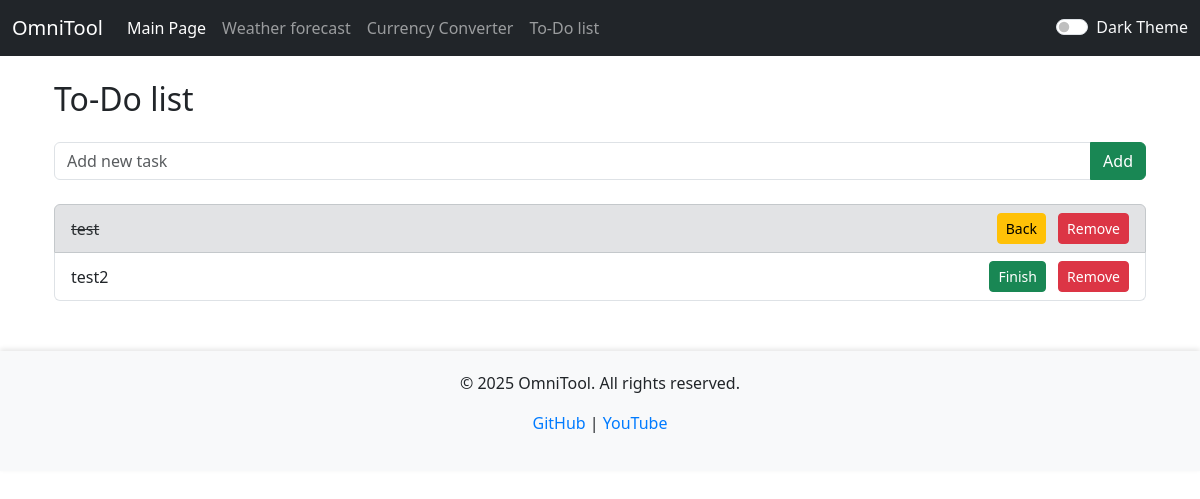
Before: /todo with the older database file.
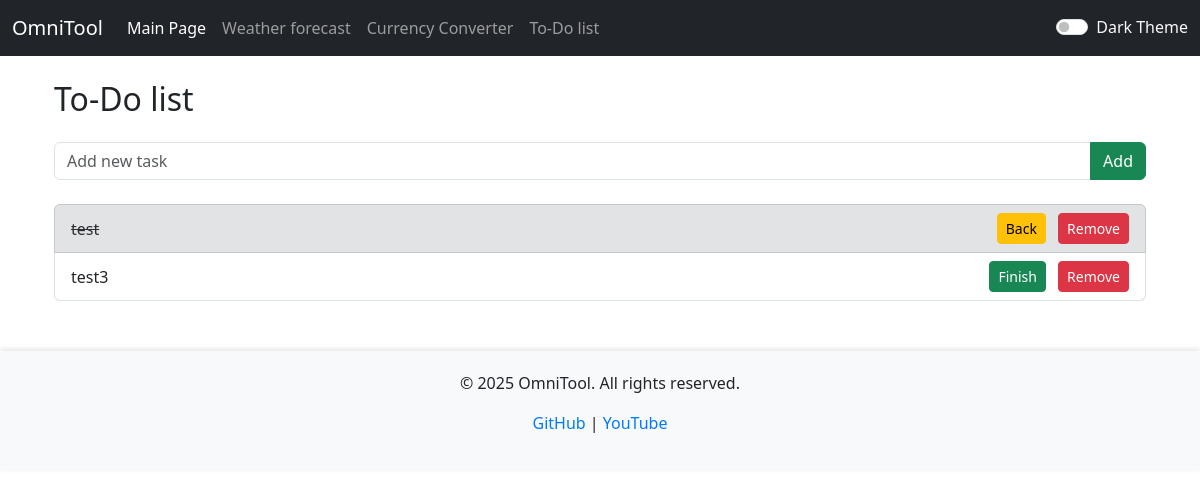
After: the same page with the newer database file.
### models.py (models this page shows, shortened)
class Todo(db.Model):
    id = db.Column(db.Integer, primary_key=True)
    description = db.Column(db.String(200), nullable=False)
    completed = db.Column(db.Boolean, default=False, nullable=False)

### modules/todo.py (the view, shortened to what this page needs)
@todo_bp.route('/todo', methods=['GET', 'POST'])
def todo_list():
    todos = Todo.query.all()
    return render_template('todo.html', todos=todos)

### templates/todo.html (shortened to what this page needs)
{% extends "base.html" %}
{% block content %}
<div class="container mt-4">
    <h2 class="mb-4">To-Do list</h2>
    <form method="POST" action="/todo" class="mb-4">
        <div class="input-group">
            <input type="text" class="form-control" placeholder="Add new task" name="task" required>
            <button class="btn btn-success" type="submit">Add</button>
        </div>
    </form>
    {% if todos %}
    <ul class="list-group">
        {% for task in todos %}
        <li class="list-group-item d-flex justify-content-between align-items-center
                   {% if task.completed %}list-group-item-secondary{% endif %}">
            <span class="{% if task.completed %}text-decoration-line-through{% endif %}">
                {{ task.description }}
            </span>
            <div>
                <a href="/todo/complete/{{ task.id }}" class="btn btn-sm {% if task.completed %}btn-warning{% else %}btn-success{% endif %} me-2">
                    {% if task.completed %}Back{% else %}Finish{% endif %}
                </a>
                <a href="/todo/delete/{{ task.id }}" class="btn btn-sm btn-danger" onclick="return confirm('Are you sure deleting this task?');">
                    Remove
                </a>
            </div>
        </li>
        {% endfor %}
    </ul>
    {% else %}
    <p>No tasks on the list. Add some new!</p>
    {% endif %}
</div>
{% endblock %}

### templates/base.html (shortened to what this page needs)
<!DOCTYPE html>
<html lang="en">
<head>
    <link id="theme-link" href="https://cdn.jsdelivr.net/npm/bootstrap@5.3.7/dist/css/bootstrap.min.css" rel="stylesheet">
    <link rel="stylesheet" href="{{ url_for('static', filename='css/style.css') }}">
    </head>
</head>
<body class="light-mode">
    <nav class="navbar navbar-expand-lg navbar-dark bg-dark">
        <div class="container-fluid">
            <a class="navbar-brand" href="/">OmniTool</a>
            <div class="collapse navbar-collapse" id="navbarNav">
                <ul class="navbar-nav me-auto mb-2 mb-lg-0">
                    <li class="nav-item">
                        <a class="nav-link active" aria-current="page" href="{{ url_for('index') }}">Main Page</a>
                    </li>
                    <li class="nav-item">
                        <a class="nav-link" href="{{ url_for('weather.weather') }}">Weather forecast</a>
                    </li>
                    <li class="nav-item">
                        <a class="nav-link" href="{{ url_for('currency.currency_converter') }}">Currency Converter</a>
                    </li>
                    <li class="nav-item">
                        <a class="nav-link" href="{{ url_for('todo.todo_list') }}">To-Do list</a>
                    </li>
                </ul>
                <div class="form-check form-switch text-light">
                    <input class="form-check-input" type="checkbox" id="theme-switch">
                    <label class="form-check-label" for="theme-switch">Dark Theme</label>
                </div>
            </div>
        </div>
    </nav>
    <div class="container mt-4">
        {% block content %}{% endblock %}
    </div>
    <footer class="footer text-center">
        <div class="container">
            <p>&copy; 2025 OmniTool. All rights reserved.</p>
            <p>
                <a href="https://github.com/DamiJJJ" target="_blank" rel="noopener noreferrer">GitHub</a> |
                <a href="https://www.youtube.com/c/DamiJJJ" target="_blank" rel="noopener noreferrer">YouTube</a>
            </p>
        </div>
    </footer>
</body>
</html>

### static/css/style.css (style rules this page uses)
.footer { background-color: #343a40; color: #f8f9fa; padding: 20px 0; margin-top: 50px; width: 100%; bottom: 0; left: 0; box-shadow: 0 -2px 5px rgba(0,0,0,0.2); }
body.light-mode .footer { background-color: #f8f9fa; color: #212529; box-shadow: 0 -2px 5px rgba(0,0,0,0.1); }
.footer a { color: #007bff; text-decoration: none; }

Changed rows visible on the page:
removed Todo: description "test2", completed "Finish"
added Todo: description "test3", completed "Finish"
